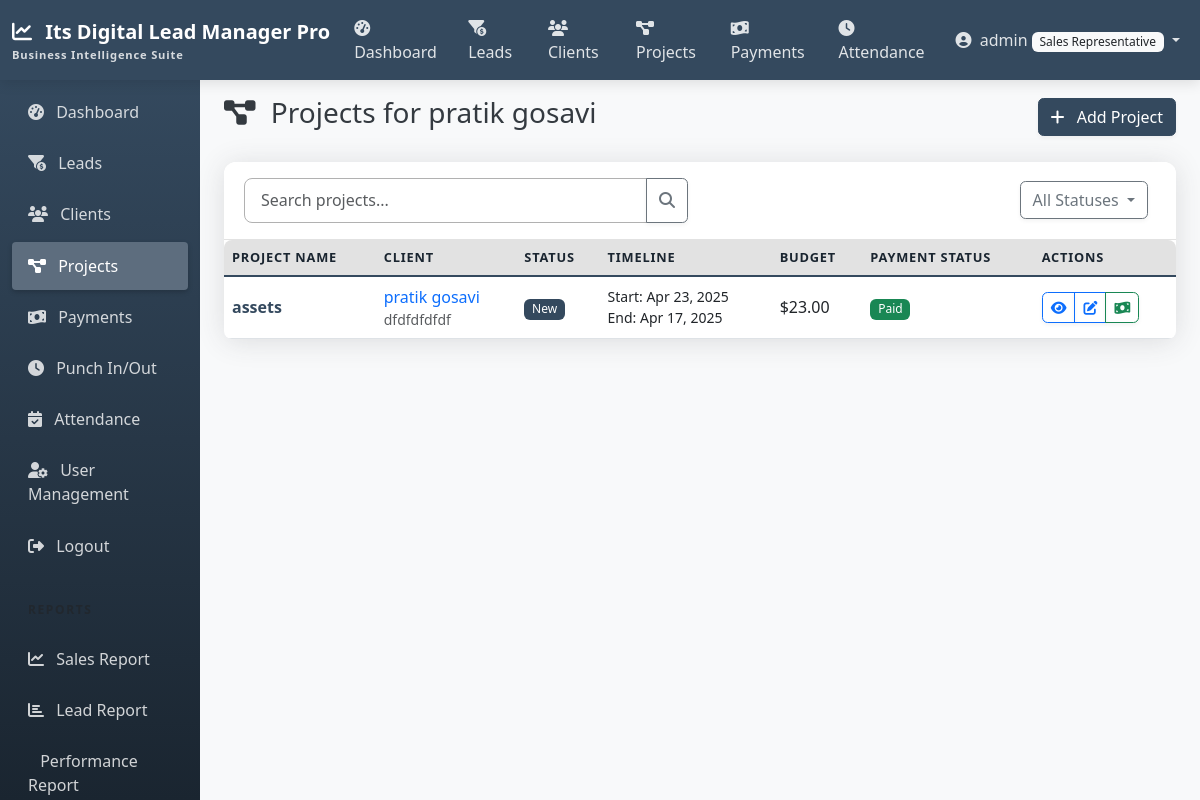
Page /projects/client/2/ (signed in) on the committed database.
### accounts/models.py (models this page shows, shortened)
class CustomUser(AbstractUser):
    ROLE_CHOICES = (
        ('admin', 'Admin'),
        ('manager', 'Manager'),
        ('team_leader', 'Team Leader'),
        ('sales_rep', 'Sales Representative'),
    )
    role = models.CharField(max_length=20, choices=ROLE_CHOICES, default='sales_rep')

### clients/models.py (models this page shows, shortened)
class Client(models.Model):
    name = models.CharField(max_length=255)
    company = models.CharField(max_length=255, blank=True, null=True)
    phone = models.CharField(max_length=20)
    email = models.EmailField()
    address = models.TextField(blank=True, null=True)
    notes = models.TextField(blank=True, null=True)
    lead = models.OneToOneField(
        Lead,
        on_delete=models.SET_NULL,
        null=True,
        blank=True,
        related_name='converted_client'
    )
    created_by = models.ForeignKey(
        CustomUser,
        related_name='created_clients',
        on_delete=models.SET_NULL,
        null=True,
        blank=True
    )
    created_at = models.DateTimeField(auto_now_add=True)
    updated_at = models.DateTimeField(auto_now=True)
    class Meta:
        ordering = ['-created_at']

### projects/models.py (models this page shows, shortened)
class Project(models.Model):
    STATUS_CHOICES = [
        ('started', 'started'),
        ('figma_completed', 'figma done'),
        ('frontend_completed', 'frontend completed'),
        ('backend_completed', 'backend completed'),
        ('completed', 'completed'),
    ]
    name = models.CharField(max_length=255)
    description = models.TextField(blank=True, null=True)
    client = models.ForeignKey(Client, on_delete=models.CASCADE, related_name='projects')
    start_date = models.DateField()
    end_date = models.DateField(blank=True, null=True)
    status = models.CharField(max_length=20, choices=STATUS_CHOICES, default='upcoming')
    budget = models.DecimalField(max_digits=12, decimal_places=2, default=0)
    notes = models.TextField(blank=True, null=True)
    created_by = models.ForeignKey(
        CustomUser,
        related_name='created_projects',
        on_delete=models.SET_NULL,
        null=True,
        blank=True
    )
    created_at = models.DateTimeField(auto_now_add=True)
    updated_at = models.DateTimeField(auto_now=True)
    class Meta:
        ordering = ['-created_at']
    @property
    def total_payments(self):
        return self.payments.aggregate(models.Sum('amount'))['amount__sum'] or 0
    @property
    def payment_status(self):
        total_paid = self.total_payments
        if total_paid >= self.budget:
            return 'Paid'
        elif total_paid > 0:
            return 'Partially Paid'
        return 'Unpaid'

### projects/views.py (the view, shortened to what this page needs)
# urls.py: path('client/<int:client_id>/', views.ClientProjectsView.as_view(), name='client_projects'),
class ClientProjectsView(LoginRequiredMixin, ListView):
    model = Project
    template_name = 'projects/project_list.html'
    context_object_name = 'projects'
    paginate_by = 10
    def dispatch(self, request, *args, **kwargs):
        self.client = get_object_or_404(Client, pk=kwargs['client_id'])
        return super().dispatch(request, *args, **kwargs)
    def get_queryset(self):
        return Project.objects.filter(client=self.client)
    def get_context_data(self, **kwargs):
        context = super().get_context_data(**kwargs)
        context['client'] = self.client
        context['statuses'] = ProjectStatus.objects.all()
        return context

### templates/projects/project_list.html (shortened to what this page needs)
{% extends 'base.html' %}
{% block content %}
<div class="d-flex justify-content-between align-items-center mb-4">
    <h1 class="h3">
        <i class="fas fa-project-diagram me-2"></i>
        {% if client %}Projects for {{ client.name }}{% else %}All Projects{% endif %}
    </h1>
    <div>
        <a href="{% url 'project_add' %}{% if client %}?client={{ client.id }}{% endif %}" class="btn btn-primary">
            <i class="fas fa-plus me-2"></i> Add Project
        </a>
    </div>
</div>
<div class="card shadow">
    <div class="card-header bg-white">
        <div class="row align-items-center">
            <div class="col-md-6">
                <form action="" method="get" class="input-group">
                    <input type="text" name="search" class="form-control" placeholder="Search projects..." value="{{ search_query }}">
                    <button type="submit" class="btn btn-outline-secondary">
                        <i class="fas fa-search"></i>
                    </button>
                </form>
            </div>
            <div class="col-md-6">
                <div class="d-flex justify-content-end">
                    <div class="dropdown me-2">
                        <button class="btn btn-outline-secondary dropdown-toggle" type="button" id="statusFilterDropdown" data-bs-toggle="dropdown" aria-expanded="false">
                            {% if active_status %}
                                {% for status in statuses %}
                                    {% if status.id|stringformat:"s" == active_status %}
                                        {{ status.name }}
                                    {% endif %}
                                {% endfor %}
                            {% else %}
                                All Statuses
                            {% endif %}
                        </button>
                    </div>
                </div>
            </div>
        </div>
    </div>
    <div class="table-responsive">
        <table class="table table-hover align-middle mb-0">
            <thead class="table-light">
                <tr>
                    <th scope="col">Project Name</th>
                    <th scope="col">Client</th>
                    <th scope="col">Status</th>
                    <th scope="col">Timeline</th>
                    <th scope="col">Budget</th>
                    <th scope="col">Payment Status</th>
                    <th scope="col">Actions</th>
                </tr>
            </thead>
            <tbody>
                {% for project in projects %}
                <tr>
                    <td>
                        <a href="{% url 'project_detail' project.id %}" class="text-primary fw-bold text-decoration-none">
                            {{ project.name }}
                        </a>
                    </td>
                    <td>
                        <a href="{% url 'client_detail' project.client.id %}" class="text-decoration-none">
                            {{ project.client.name }}
                        </a>
                        <small class="d-block text-muted">{{ project.client.company|default:"" }}</small>
                    </td>
                    <td>
                        <span class="badge bg-primary">{{ project.status.name|default:"New" }}</span>
                    </td>
                    <td>
                        <small class="d-block">Start: {{ project.start_date|date:"M d, Y" }}</small>
                        {% if project.end_date %}
                        <small class="d-block">End: {{ project.end_date|date:"M d, Y" }}</small>
                        {% else %}
                        <small class="d-block text-muted">End: Not set</small>
                        {% endif %}
                    </td>
                    <td>${{ project.budget }}</td>
                    <td>
                        {% if project.payment_status == 'Paid' %}
                        <span class="badge bg-success">Paid</span>
                        {% elif project.payment_status == 'Partially Paid' %}
                        <span class="badge bg-warning text-dark">Partial</span>
                        <small class="d-block">${{ project.remaining_amount }} due</small>
                        {% else %}
                        <span class="badge bg-danger">Unpaid</span>
                        {% endif %}
                    </td>
                    <td>
                        <div class="btn-group btn-group-sm">
                            <a href="{% url 'project_detail' project.id %}" class="btn btn-outline-primary" title="View">
                                <i class="fas fa-eye"></i>
                            </a>
                            <a href="{% url 'project_edit' project.id %}" class="btn btn-outline-primary" title="Edit">
                                <i class="fas fa-edit"></i>
                            </a>
                            <a href="{% url 'payment_add' %}?project={{ project.id }}" class="btn btn-outline-success" title="Add Payment">
                                <i class="fas fa-money-bill-wave"></i>
                            </a>
                        </div>
                    </td>
                </tr>
                {% endfor %}
            </tbody>
        </table>
    </div>
</div>
{% endblock %}

### templates/navbar.html (shortened to what this page needs)
<nav class="navbar navbar-expand-md navbar-dark sticky-top">
    <div class="container-fluid">
        <a class="navbar-brand" href="{% url 'home' %}">
            <i class="fas fa-chart-line me-2"></i>
            Its Digital Lead Manager Pro
            <span class="navbar-brand-subtitle">Business Intelligence Suite</span>
        </a>
        <div class="collapse navbar-collapse" id="navbarNav">
            <ul class="navbar-nav me-auto">
                {% if user.is_authenticated %}
                <li class="nav-item">
                    <a class="nav-link {% if request.path == '/reports/dashboard/' %}active{% endif %}" href="{% url 'dashboard' %}">
                        <i class="fas fa-tachometer-alt me-1"></i> Dashboard
                    </a>
                </li>
                <li class="nav-item">
                    <a class="nav-link {% if '/leads/' in request.path %}active{% endif %}" href="{% url 'lead_list' %}">
                        <i class="fas fa-funnel-dollar me-1"></i> Leads
                    </a>
                </li>
                <li class="nav-item">
                    <a class="nav-link {% if '/clients/' in request.path %}active{% endif %}" href="{% url 'client_list' %}">
                        <i class="fas fa-users me-1"></i> Clients
                    </a>
                </li>
                <li class="nav-item d-none d-lg-block">
                    <a class="nav-link {% if '/projects/' in request.path %}active{% endif %}" href="{% url 'project_list' %}">
                        <i class="fas fa-project-diagram me-1"></i> Projects
                    </a>
                </li>
                <li class="nav-item d-none d-lg-block">
                    <a class="nav-link {% if '/payments/' in request.path %}active{% endif %}" href="{% url 'payment_list' %}">
                        <i class="fas fa-money-bill-wave me-1"></i> Payments
                    </a>
                </li>
                <li class="nav-item d-none d-lg-block">
                    <a class="nav-link {% if '/attendance/punch/' in request.path %}active{% endif %}" href="{% url 'punch' %}">
                        <i class="fas fa-clock me-1"></i> Attendance
                    </a>
                </li>
                {% endif %}
            </ul>
            <ul class="navbar-nav">
                {% if user.is_authenticated %}
                <li class="nav-item dropdown">
                    <a class="nav-link dropdown-toggle" href="#" id="navbarDropdown" role="button" data-bs-toggle="dropdown" aria-expanded="false">
                        <i class="fas fa-user-circle me-1"></i>
                        {% if user.first_name %}{{ user.first_name }}{% else %}{{ user.username }}{% endif %}
                        <span class="badge bg-light text-dark">{{ user.get_role_display }}</span>
                    </a>
                </li>
                {% endif %}
            </ul>
        </div>
    </div>
</nav>

### static/css/custom.css (style rules this page uses)
:root { --primary-color: #34495e; --primary-light: #5d6d7e; --primary-dark: #1a2530; --secondary-color: #e2e2e2; --secondary-dark: #b1b1b1; --accent-color: #f39c12; --bg-color: #f8f9fa; --text-color: #343a40; --text-light: #f8f9fa; --success-color: #2ecc71; --info-color: #3498db; --warning-color: #f39c12; --danger-color: #e74c3c; }
body { background-color: var(--bg-color); color: var(--text-color); }
.navbar { background-color: var(--primary-color) !important; box-shadow: 0 4px 12px rgba(0, 0, 0, 0.1); }
.navbar-brand { font-weight: 700; font-size: 1.25rem; color: white !important; }
.navbar-brand-subtitle { font-size: 0.7rem; opacity: 0.8; display: block; letter-spacing: 0.05rem; }
.navbar .nav-link { color: rgba(255, 255, 255, 0.85) !important; font-weight: 500; }
.card { border: none; box-shadow: 0 0.15rem 1.75rem 0 rgba(58, 59, 69, 0.15) !important; border-radius: 0.75rem; margin-bottom: 1.5rem; transition: transform 0.2s ease, box-shadow 0.2s ease; }
.card-header { padding: 1rem 1.25rem; border-bottom: 1px solid var(--secondary-color); background-color: white; border-top-left-radius: 0.75rem !important; border-top-right-radius: 0.75rem !important; font-weight: 600; }
.form-control, .form-select { border-radius: 0.5rem; padding: 0.6rem 1rem; border-color: var(--secondary-dark); }
.badge { font-weight: 500; padding: 0.35em 0.65em; }
.table { border-collapse: separate; border-spacing: 0; border-radius: 0.5rem; overflow: hidden; }
.table thead th { background-color: var(--secondary-color); border-bottom: 2px solid var(--primary-color); color: var(--primary-dark); font-weight: 600; text-transform: uppercase; font-size: 0.8rem; letter-spacing: 0.05rem; }
.table tbody tr { transition: all 0.2s ease; }
.btn { border-radius: 0.35rem; font-weight: 500; box-shadow: 0 2px 4px rgba(0, 0, 0, 0.05); transition: all 0.2s ease; }
.btn-primary { background-color: var(--primary-color); border-color: var(--primary-color); }
.text-primary { color: var(--primary-color) !important; }
.bg-primary { background-color: var(--primary-color) !important; }

### rows in the picture
CustomUser: username "admin", role "Sales Representative"
Client: name "pratik gosavi"
Project: name "assets", client.name "pratik gosavi", client.company "dfdfdfdfdf", status.name "New", start_date "Apr 23, 2025", end_date "Apr 17, 2025", budget "23.00", shows "Paid"
